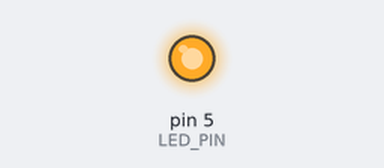
This sketch was run on a simulated Arduino Uno, built with avr-gcc and run on an emulated ATmega328P. Shown: output pins drawn as LEDs (lit = HIGH).

Above: at 0.1 s.
Timing chart, 0 to 1.6 s (numbered marks = the images above):
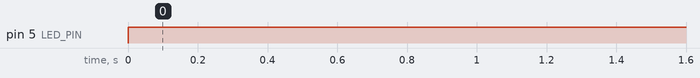

Measured:
- by itself, pin 5 (LED_PIN): LOW → HIGH at 0.00 s

The sketch:

sensor.ino
```cpp
#define LED_PIN 5

void setup()
{
  Serial.begin(9600);
  pinMode(LED_PIN, OUTPUT);
}

void loop()
{
  analogWrite(LED_PIN, 255);

}
```
